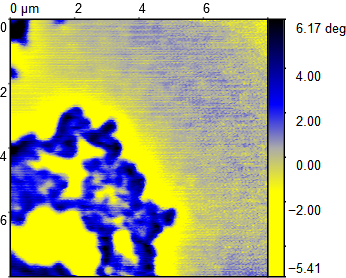
#> input picture MFM Analysis/MFM_DATA/MFM/FP3136D - SC+FM (10 K)/1) FP3136D - SC+FM (10 K, sat -300 mT, lift 40 nm, 0 mT).png, 346 x 278 px
$ python -i LTEM_analysis.py   (imports and definitions only)
#> lines starting #> are read from the running program, lines starting #| are printed output that depends on the picture; long printed decimals are rounded
from copy import deepcopy
import cv2
from cv2 import sqrt
import numpy as np
import os,re,csv
import sys
from matplotlib import pyplot as plt
import tkinter as tk
from tkinter import filedialog
from dataclasses import dataclass
from skimage import data, filters, measure, morphology
import time
from scipy import ndimage,stats
'''
LTEM image analysis.
First load the image.
Then apply median filter and gaussian filter to remove noise.
Then apply threshold to get the binary image.
Then use skimage.measure to get the number of domains and the number of stripe domains.
Then use the circularity to get the number of stripe domains.
'''

sys.path.append(r"C:\Users\jsche\Documents\GitHub\sup-spin\mumax3")

@dataclass
class InputOptions:
    title: str = r'skyrjmion_counting.txt'
    plot_path: str = r'C:\Users\jsche\Documents\GitHub\sup-spin\mumax3\Stray field resources\skyrmion_outlines'
    extension: str = '.tif'
    median_widow: int = 7
    offset_light : float = -3500
    offset_dark : float = -3500


class Domains(object):
    '''
    # Create Domains object.
    '''
    sk_circularity_threshold_min: float = 0.6
    sk_circularity_threshold_max: float = 0.8
    sk_circularity_threshold_num: int = 10

    def __init__(self,bin_imag : np.ndarray,intensity_image = None) -> None:
        self.bin_image: np.ndarray = bin_imag
        self.intensity_image= intensity_image
        pass
    @property
    def labels(self):
        if not hasattr(self, '_label'):
            self._label :np.ndarray = measure.label(self.bin_image)
        return self._label

    # [17 lines left out: functions props, domains_circularities, num_sks, not called in this run]

    @property
    def num_sk(self):
        return np.mean(self.num_sks)

    # [11 lines left out: functions num_domains, num_stripes, not called in this run]


class LTEM_image_analysis(object):
    Input = InputOptions()
    sk_circularity_threshold_min: float = 0.7
    sk_circularity_threshold_max: float = 1.5
    sk_circularity_threshold_num: int = 10
    def __init__(self,file) -> None:
        self.load_imag(file)


    def load_imag (self,file :str):
        '''
        load imag from a file pass then extract the field
        '''
        self.LTEM_img = cv2.imread(file,cv2.IMREAD_ANYDEPTH)
#> self.LTEM_img: shape (278, 346); min 0, max 255, mean 179.6
        self.file_name =  file.split('/')[-1]
        self.file_path = file.removesuffix(self.file_name)
		# extract field
        re_search = re.search(r'\d+\s*(\+?-?\d+)\s*Oe', self.file_name )
        if re_search:
			# try Oe
            self.field = float(re_search.group(1))
        else:
			# convert from mT to Oe
            re_search = re.search(r'\d+\s*(\+?-?\d+)\s*mT', self.file_name )
            if re_search:
                    self.field = float(re_search.group(1))  * 10.0
            else:
                    # try just a number, and pray that it is in mT
                re_search = re.search(r'\d+\s*(\+?-?\d+)', self.file_name )
                if re_search:
                    self.field = float(re_search.group(1))
                else:
                    print('Failed to read field value from %s. Assuming zero field.'%self.file_name)


    def pretreat (self):
        '''
        Pretreat Image. Apply median filter then gaussian filter. then subtract by the mean value to make sure the center pixel is zero intensity.
        '''

        time_start = time.time()
        self.pretreat_img = ndimage.median_filter(self.LTEM_img, size= self.Input.median_widow)
        self.pretreat_img = ndimage.gaussian_filter(self.pretreat_img,5,0)
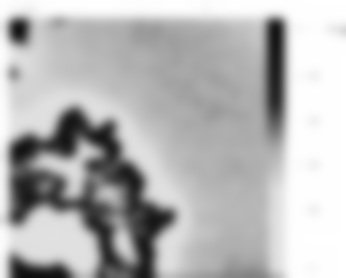
#> self.pretreat_img: shape (278, 346); min 14, max 255, mean 182.6
        self.pretreat_img = np.array(self.pretreat_img,dtype= np.float64)
        self.pretreat_img = self.pretreat_img - np.mean(self.pretreat_img)
        self.plot_no_axis_gray_image(self.pretreat_img ,'inter_check_pretreat_%.2f_Oe.tif'%self.field)
        time_end = time.time()
        print('Pretreat Ends. Cost %f s'%(time_end - time_start))


    def threshold_local(self):
        '''
        Seperate the LTEM image into dark and light parts. Apply isodata filter to binarize the image.
        '''

        time_start = time.time()
        light_imag = deepcopy (self.pretreat_img)
        dark_imag = -1* deepcopy (self.pretreat_img)
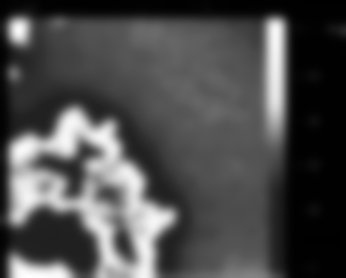
#> dark_imag: shape (278, 346) float64; min -72.36, max 168.6, mean 0; drawn with min black and max white

        # [9 lines of commented-out code are left out]
        threshold = filters.threshold_local(light_imag, 201, offset= self.Input.offset_light)
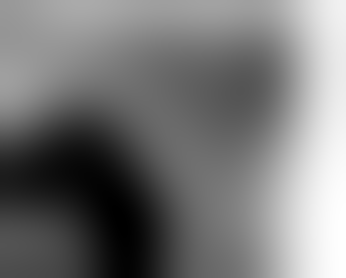
#> threshold: shape (278, 346) float64; min 3440.5, max 3567.7, mean 3500; drawn with min black and max white
        #print(threshold)
        threshold_image = light_imag > threshold
#> threshold_image: shape (278, 346) bool; every value is 0
        threshold_image = morphology.remove_small_objects(threshold_image, 200)
        threshold_image = morphology.remove_small_holes(threshold_image, 200)
        self.Light_domains = Domains(threshold_image,self.pretreat_img)
        self.plot_no_axis_gray_image(threshold_image,'inter_check_light_%.2f_Oe.tif'%self.field)

        #threshold = filters.threshold_isodata(dark_imag)
        #print(threshold)
        threshold = filters.threshold_local(dark_imag, 201, offset= self.Input.offset_dark)
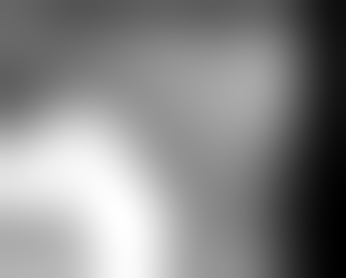
#> threshold: shape (278, 346) float64; min 3432.3, max 3559.5, mean 3500; drawn with min black and max white
        #threshold = np.sort(dark_imag.ravel())[-500]/2
        threshold_image = dark_imag > threshold
        threshold_image = morphology.remove_small_objects(threshold_image, 200)
        threshold_image = morphology.remove_small_holes(threshold_image, 200)
        self.dark_domains = Domains(threshold_image,-1* self.pretreat_img)
        time_end = time.time()
        self.plot_no_axis_gray_image(threshold_image,'inter_check_dark_%.2f_Oe.tif'%self.field)

        print('Binarized the image. Cost %.2f s'%(time_end -time_start))
    def make_domains_pair(self,ord_y,ord_x,ang_span = np.pi/4, max_dia = 40):
        '''
        Make the light and dark domains into light-dark domain pairs. Calculating the distance between the pairs.
        '''

        #ord_y,ord_x = self.cal_max_corr(self.pretreat_img)
        time_start = time.time()


        deg = np.arctan2 (ord_y,ord_x)

        pairs = []
        print('Tilt direction %f (deg)'%(deg/np.pi*180))
        for index in range(1, self.Light_domains.labels.max()):
            l_y,l_x = self.Light_domains.props[index].centroid_weighted
            index_l = []
            distance_l = []
            for d_index in range(1, self.dark_domains.labels.max()):
                d_y,d_x = self.dark_domains.props[d_index].centroid_weighted
                #print(d_y,d_x)
                ddeg = np.arctan2((d_y - l_y),(d_x - l_x)) - deg
                ddeg = (ddeg + np.pi) % (2*np.pi) - np.pi
                if abs(ddeg) < ang_span :
                    index_l.append(d_index)
                    distance_l.append(np.linalg.norm((d_y - l_y,d_x - l_x)))
            distance_l = np.array(distance_l)

            if len(distance_l) and np.min(distance_l) < max_dia:
                pairs.append((index,index_l[distance_l.argmin()]))
        self.domain_pairs = pairs
        time_end = time.time()
        print('Paired domains. Cost %.2f s'%(time_end -time_start))
    # [16 lines left out: function conv, not called in this run]

        #plt.imshow(conv_imag,'binary')
        #plt.show()

    def cal_max_corr (self,img : np.ndarray, cal_len = 30,reduce_num = 2):
        '''
        Calculate the correlation of the image. Will provide the direction of the tilting.
        '''
#> called with cal_len = 30, reduce_num = 2

        img = deepcopy(img)
        light_imag = deepcopy (img)
        dark_imag = -1* deepcopy (img)
        light_imag[light_imag < 0] = 0
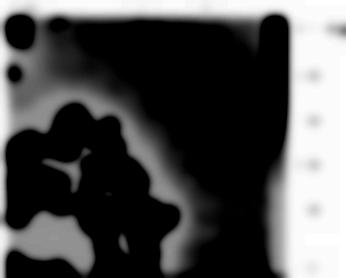
#> light_imag: shape (278, 346) float64; min 0, max 72.36, mean 22.2; drawn with min black and max white
        dark_imag[dark_imag < 0] = 0
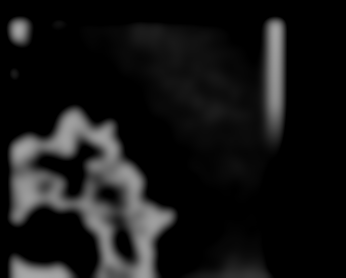
#> dark_imag: shape (278, 346) float64; min 0, max 168.6, mean 22.2
        time_start = time.time()
        light_imag = measure.block_reduce(light_imag, (reduce_num,reduce_num), np.mean)
#> light_imag: shape (139, 173) float64
        dark_imag = measure.block_reduce(dark_imag, (reduce_num,reduce_num), np.mean)
#> dark_imag: shape (139, 173) float64
        #plt.imshow(img,'binary')
        #plt.show()

        corr_arr = np.zeros((2*cal_len,2*cal_len))
        ord_list = []
        for i in np.arange ( -cal_len,cal_len):
            for j in np.arange ( -cal_len,cal_len):

                corr = np.sum(np.multiply(dark_imag,np.roll(light_imag,(j,i),axis= (1,0))))

                #plt.imshow(np.roll(img2,j,axis= 1))
                #plt.show()
                #print(corr)
                corr_arr[i,j] = corr
                ord_list.append((i,j))
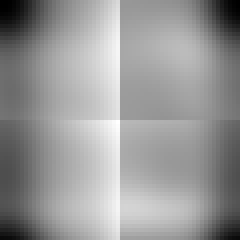
#> corr_arr: shape (60, 60) float64 (shown 4 times larger); min 1729.3, max 16363267.1, mean 9701984.4; drawn with min black and max white
#> after the loop, ord_list = 3600 pairs, first value -30 to 29, second value -30 to 29
        #self.plot_no_axis_gray_image(corr_arr,'inter_check_corr_%.2f_Oe.tif'%self.field)
        time_end = time.time()
        print('Correlation map constructed. Cost %f s'%(  time_end - time_start))
        #plt.imshow(corr_arr)
        #plt.show()

        #print(np.unravel_index(corr_arr.argmin(),(2*cal_len,2*cal_len)))
        corr_y, corr_x = np.unravel_index(corr_arr.argmax(),(2*cal_len,2*cal_len))
#> corr_y = 30; corr_x = 29
        if corr_y >= cal_len:
            corr_y = corr_y - 2*cal_len
#> corr_y = -30
        if corr_x >= cal_len:
            corr_x = corr_x - 2*cal_len

        return corr_y*reduce_num,corr_x*reduce_num

    # [9 lines left out: function gkernel, not called in this run]

    @property
    def pairs_circularities(self):
        if not hasattr(self,'domain_pairs'):
            raise(ValueError,'No Pair defined')

        if not hasattr(self,'_pairs_circularities'):
            self._pairs_circularities = []

            for index in range(len(self.domain_pairs)):
                pair = self.domain_pairs[index]
                l_y,l_x = self.Light_domains.props[pair[0]].centroid_weighted
                d_y,d_x = self.dark_domains.props[pair[1]].centroid_weighted
                pair_distance =max( np.linalg.norm((d_y - l_y,d_x - l_x)) , (self.Light_domains.props[pair[0]].axis_minor_length+self.dark_domains.props[pair[1]].axis_minor_length)/2)
                side_length = (self.Light_domains.props[pair[0]].axis_major_length+self.dark_domains.props[pair[1]].axis_major_length)/2
                self._pairs_circularities.append(side_length/pair_distance)
            self._pairs_circularities = np.array(self._pairs_circularities)
        return self._pairs_circularities

    @property
    def num_sks(self):
        if not hasattr(self, '_num_sks'):
            sk_circularity_thresholds = np.linspace(self.sk_circularity_threshold_min, self.sk_circularity_threshold_max, self.sk_circularity_threshold_num)
            self._num_sks = [np.count_nonzero(np.logical_and((self.pairs_circularities > 1/(1+sk_circularity_threshold)), ( self.pairs_circularities < 1+ sk_circularity_threshold ))) for sk_circularity_threshold in sk_circularity_thresholds]
        return self._num_sks

    @property
    def num_sk(self):
        return np.mean(self.num_sks)
    @property
    def num_sk_std(self):
        return np.std(self.num_sks)

    @property
    def num_domains(self):
        if not hasattr(self, '_num_domains'):
            self._num_domains = len(self.domain_pairs)
        return self._num_domains


    def plot_sks_inter_check(self):
        path = self.Input.plot_path
        img = self.LTEM_img
        name = 'inter_check_SKs_counting_%.2f_Oe.tif'%self.field
        isExists=os.path.exists(path)
        if not isExists:
            os.makedirs(path)
        fig, ax = plt.subplots()
        ax.imshow(img,'gray')
        ax.axis('off')
        sk_circularity_threshold = (self.sk_circularity_threshold_min + self.sk_circularity_threshold_max)/2
        for index, circularity in enumerate(self.pairs_circularities):
            pair = self.domain_pairs[index]
            l_y,l_x = self.Light_domains.props[pair[0]].centroid_weighted
            d_y,d_x = self.dark_domains.props[pair[1]].centroid_weighted
            #ax.scatter(l_x,l_y, c= 'g',marker= '+',s = 1,linewidths = 0.2)
            #ax.scatter(d_x,d_y, c= 'g',marker= '+',s = 1,linewidths = 0.2)
            if (circularity > 1/(1+ sk_circularity_threshold))and ( circularity < 1 + sk_circularity_threshold):
                ax.scatter((l_x+d_x)/2,(l_y+d_y)/2, c= 'r',marker= '+',s = 2,linewidths = 0.2)
            else:
                pass
                #ax.scatter((l_x+d_x)/2,(l_y+d_y)/2, c= 'b',marker= '+',s = 2,linewidths = 0.2)
        plt.savefig(os.path.join(path,name), dpi= 500, facecolor='w', edgecolor='w',
        orientation='portrait',
        transparent=False, bbox_inches='tight', pad_inches=0.1)
        plt.close()

    def plot_no_axis_gray_image(self,img,name):
        path = self.Input.plot_path
        isExists=os.path.exists(path)
        if not isExists:
            os.makedirs(path)
        fig, ax = plt.subplots()
        ax.imshow(img,'gray')
        ax.axis('off')
        plt.savefig(os.path.join(path,name), dpi= 500, facecolor='w', edgecolor='w',
        orientation='portrait',
        transparent=False, bbox_inches='tight', pad_inches=0.1)
        plt.close()

    def excute(self):
        self.pretreat()
        self.threshold_local()
        ord_y,ord_x = self.cal_max_corr(self.pretreat_img)
#> ord_y = -60; ord_x = 58
        self.make_domains_pair(ord_y,ord_x,max_dia= 35)
#> in make_domains_pair, `deg = np.arctan2 (ord_y,ord_x)`: deg = -0.802
#| Tilt direction -45.971 (deg)
#> in labels, `self._label :np.ndarray = measure.label(self.bin_image)`: self._label: shape (278, 346) int32; every value is 0
#> after the loop in make_domains_pair, `for index in range(1, self.Light_domains.labels.max()):`: pairs = []
        self.plot_sks_inter_check()
        #print(self.pairs_circularities)
        print('Counting finished in field : %.2f Oe. SKs %d in %d.'%(self.field, self.num_sk, self.num_domains))
#> in num_domains, `self._num_domains = len(self.domain_pairs)`: self._num_domains = 0
        print('----------------------------------------------------------')


# [56 lines left out: functions save_file_, main, not called in this run]

# [2 lines not run here, left out]

>>> result = LTEM_image_analysis('../../MFM Analysis/MFM_DATA/MFM/FP3136D - SC+FM (10 K)/1) FP3136D - SC+FM (10 K, sat -300 mT, lift 40 nm, 0 mT).png').excute()

$ run again, on MFM Analysis/MFM_DATA/MFM/FP3136D - SC+FM (10 K)/11) FP3136D - SC+FM (10 K, sat -300 mT, lift 60 nm, 80 mT).png
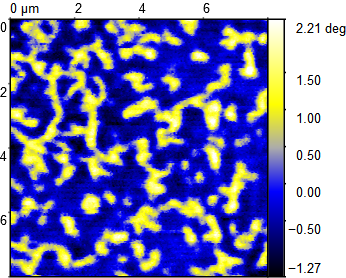
#> input picture MFM Analysis/MFM_DATA/MFM/FP3136D - SC+FM (10 K)/11) FP3136D - SC+FM (10 K, sat -300 mT, lift 60 nm, 80 mT).png, 346 x 278 px
#> threshold_image: shape (278, 346) bool; every value is 0
#> in cal_max_corr, `dark_imag[dark_imag < 0] = 0`:
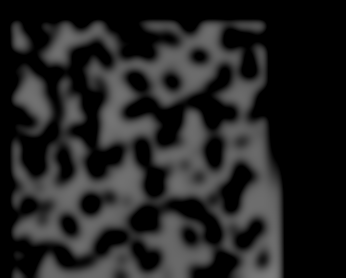
#> dark_imag: shape (278, 346) float64; min 0, max 126, mean 35.9
#> after the loop in cal_max_corr, `for i in np.arange ( -cal_len,cal_len):`:
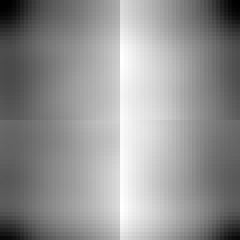
#> corr_arr: shape (60, 60) float64 (shown 4 times larger); min 5359.4, max 33499444.6, mean 19286401.5; drawn with min black and max white
#> after the loop in cal_max_corr, `for i in np.arange ( -cal_len,cal_len):`: ord_list = 3600 pairs, first value -30 to 29, second value -30 to 29
#> in cal_max_corr, `corr_y, corr_x = np.unravel_index(corr_arr.argmax(),(2*cal_len,2*cal_l..`: corr_y = 51; corr_x = 30
#> in cal_max_corr, `corr_y = corr_y - 2*cal_len`: corr_y = -9
#> in cal_max_corr, `corr_x = corr_x - 2*cal_len`: corr_x = -30
#> ord_y = -18; ord_x = -60
#> deg = -2.85
#| Tilt direction -163.301 (deg)
#> self._label: shape (278, 346) int32; every value is 0
#> after the loop in make_domains_pair, `for index in range(1, self.Light_domains.labels.max()):`: pairs = []
#> self._num_domains = 0

$ run again, on MFM Analysis/MFM_DATA/MFM/FP3136D - SC+FM (10 K)/12) FP3136D - SC+FM (10 K, sat -300 mT, lift 60 nm, 100 mT).png
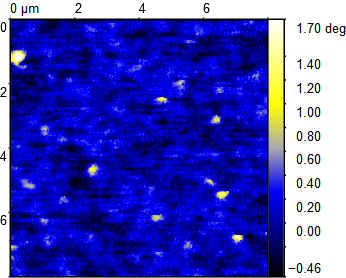
#> input picture MFM Analysis/MFM_DATA/MFM/FP3136D - SC+FM (10 K)/12) FP3136D - SC+FM (10 K, sat -300 mT, lift 60 nm, 100 mT).png, 346 x 278 px
#> threshold_image: shape (278, 346) bool; every value is 0
#> in cal_max_corr, `dark_imag[dark_imag < 0] = 0`:
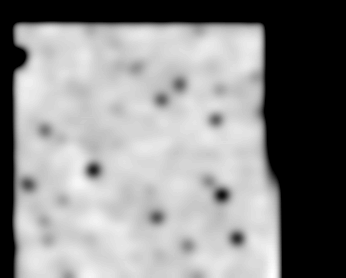
#> dark_imag: shape (278, 346) float64; min 0, max 80.14, mean 43.5; drawn with min black and max white
#> after the loop in cal_max_corr, `for i in np.arange ( -cal_len,cal_len):`:
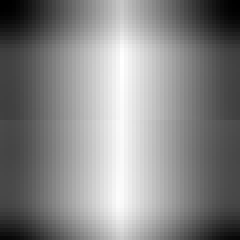
#> corr_arr: shape (60, 60) float64 (shown 4 times larger); min 1367.5, max 44280301.6, mean 23371137.5; drawn with min black and max white
#> after the loop in cal_max_corr, `for i in np.arange ( -cal_len,cal_len):`: ord_list = 3600 pairs, first value -30 to 29, second value -30 to 29
#> in cal_max_corr, `corr_y, corr_x = np.unravel_index(corr_arr.argmax(),(2*cal_len,2*cal_l..`: corr_y = 15; corr_x = 30
#> in cal_max_corr, `corr_x = corr_x - 2*cal_len`: corr_x = -30
#> ord_y = 30; ord_x = -60
#> deg = 2.68
#| Tilt direction 153.435 (deg)
#> self._label: shape (278, 346) int32; every value is 0
#> after the loop in make_domains_pair, `for index in range(1, self.Light_domains.labels.max()):`: pairs = []
#> self._num_domains = 0

$ run again, on MFM Analysis/MFM_DATA/MFM/FP3136D - SC+FM (10 K)/13) FP3136D - SC+FM (10 K, sat -300 mT, lift 60 nm, 90 mT).png
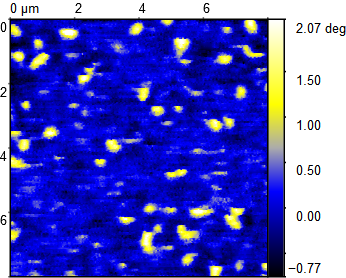
#> input picture MFM Analysis/MFM_DATA/MFM/FP3136D - SC+FM (10 K)/13) FP3136D - SC+FM (10 K, sat -300 mT, lift 60 nm, 90 mT).png, 346 x 278 px
#> threshold_image: shape (278, 346) bool; every value is 0
#> after the loop in cal_max_corr, `for i in np.arange ( -cal_len,cal_len):`:
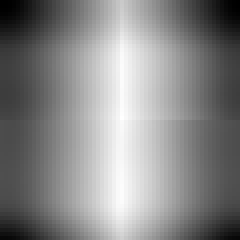
#> corr_arr: shape (60, 60) float64 (shown 4 times larger); min 3206.7, max 40978565.5, mean 21783174; drawn with min black and max white
#> after the loop in cal_max_corr, `for i in np.arange ( -cal_len,cal_len):`: ord_list = 3600 pairs, first value -30 to 29, second value -30 to 29
#> in cal_max_corr, `corr_y, corr_x = np.unravel_index(corr_arr.argmax(),(2*cal_len,2*cal_l..`: corr_y = 29; corr_x = 30
#> in cal_max_corr, `corr_x = corr_x - 2*cal_len`: corr_x = -30
#> ord_y = 58; ord_x = -60
#> deg = 2.37
#| Tilt direction 135.971 (deg)
#> self._label: shape (278, 346) int32; every value is 0
#> after the loop in make_domains_pair, `for index in range(1, self.Light_domains.labels.max()):`: pairs = []
#> self._num_domains = 0
